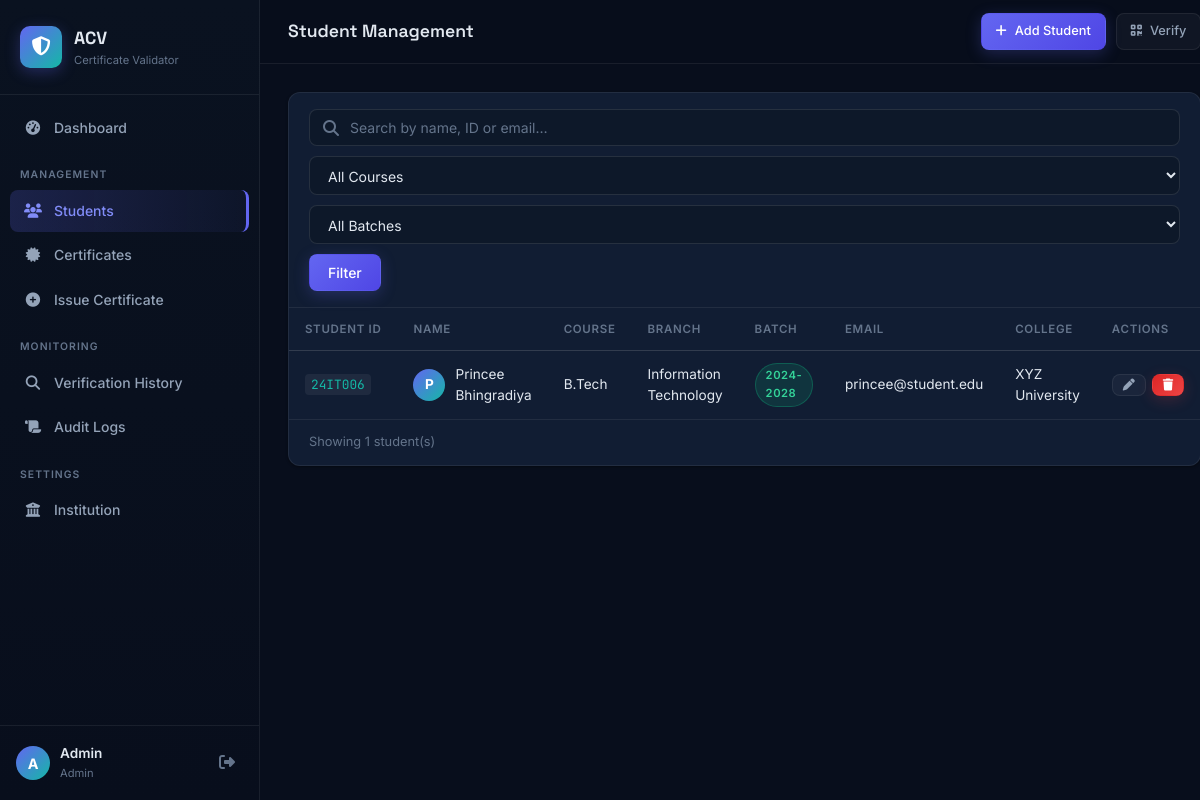
/admin/students (signed in), run on the app's committed database.
### tables this page shows
CREATE TABLE users (
            id INTEGER PRIMARY KEY AUTOINCREMENT,
            name TEXT NOT NULL,
            email TEXT UNIQUE NOT NULL,
            password_hash TEXT NOT NULL,
            role TEXT NOT NULL DEFAULT 'student',
            student_id TEXT,
            is_active INTEGER DEFAULT 1,
            created_at TIMESTAMP DEFAULT CURRENT_TIMESTAMP
        );

CREATE TABLE students (
            id INTEGER PRIMARY KEY AUTOINCREMENT,
            student_id TEXT UNIQUE NOT NULL,
            enrollment_number TEXT,
            name TEXT NOT NULL,
            email TEXT UNIQUE NOT NULL,
            phone TEXT,
            course TEXT NOT NULL,
            branch TEXT NOT NULL,
            semester TEXT,
            batch TEXT NOT NULL,
            college TEXT NOT NULL,
            admission_year INTEGER,
            graduation_year INTEGER,
            created_at TIMESTAMP DEFAULT CURRENT_TIMESTAMP
        );

### app/routes/admin.py (the view)
@admin_bp.route('/students')
@admin_required
def students():
    db = get_db(); db.row_factory = sqlite3.Row
    q = request.args.get('q', '')
    course = request.args.get('course', '')
    batch = request.args.get('batch', '')
    query = 'SELECT * FROM students WHERE 1=1'
    params = []
    if q:
        query += ' AND (name LIKE ? OR student_id LIKE ? OR email LIKE ?)'
        params += [f'%{q}%', f'%{q}%', f'%{q}%']
    if course:
        query += ' AND course = ?'; params.append(course)
    if batch:
        query += ' AND batch = ?'; params.append(batch)
    query += ' ORDER BY created_at DESC'
    students_list = db.execute(query, params).fetchall()
    courses = db.execute('SELECT DISTINCT course FROM students').fetchall()
    batches = db.execute('SELECT DISTINCT batch FROM students').fetchall()
    db.close()
    return render_template('admin/students.html',
        students=students_list, courses=courses, batches=batches,
        q=q, course=course, batch=batch)

### app/models.py (called while the page is built)
    @property
    def is_active(self):
        return bool(self._is_active)

    @staticmethod
    def get_by_id(user_id):
        db = sqlite3.connect(current_app.config['DATABASE'])
        db.row_factory = sqlite3.Row
        row = db.execute('SELECT * FROM users WHERE id = ?', (user_id,)).fetchone()
        db.close()
        if row:
            return User(row['id'], row['name'], row['email'], row['role'],
                        row['student_id'], row['is_active'])
        return None

### app/routes/admin.py (called while the page is built)
def admin_required(f):
    @wraps(f)
    @login_required
    def decorated(*args, **kwargs):
        if current_user.role != 'admin':
            abort(403)
        return f(*args, **kwargs)
    return decorated

def get_db():
    return sqlite3.connect(current_app.config['DATABASE'],
                           detect_types=sqlite3.PARSE_DECLTYPES)

### templates/admin/students.html (shortened to what this page needs)
{% extends "layout.html" %}
{% block page_title %}Student Management{% endblock %}
{% block sidebar_nav %}
<a href="{{ url_for('admin.dashboard') }}" class="nav-item">
    <i class="fa-solid fa-gauge-high"></i><span>Dashboard</span>
</a>
<div class="nav-section">MANAGEMENT</div>
<a href="{{ url_for('admin.students') }}" class="nav-item active">
    <i class="fa-solid fa-users"></i><span>Students</span>
</a>
<a href="{{ url_for('admin.certificates') }}" class="nav-item">
    <i class="fa-solid fa-certificate"></i><span>Certificates</span>
</a>
<a href="{{ url_for('admin.create_certificate') }}" class="nav-item">
    <i class="fa-solid fa-plus-circle"></i><span>Issue Certificate</span>
</a>
<div class="nav-section">MONITORING</div>
<a href="{{ url_for('admin.verification_history') }}" class="nav-item">
    <i class="fa-solid fa-magnifying-glass"></i><span>Verification History</span>
</a>
<a href="{{ url_for('admin.audit_logs') }}" class="nav-item">
    <i class="fa-solid fa-scroll"></i><span>Audit Logs</span>
</a>
<div class="nav-section">SETTINGS</div>
<a href="{{ url_for('admin.institution') }}" class="nav-item">
    <i class="fa-solid fa-building-columns"></i><span>Institution</span>
</a>
{% endblock %}
{% block topbar_actions %}
<a href="{{ url_for('admin.add_student') }}" class="btn btn-sm btn-primary">
    <i class="fa-solid fa-plus"></i> Add Student
</a>
{% endblock %}
{% block content %}
<div class="card">
    <div class="card-header">
        <form method="GET" class="search-bar">
            <div class="search-input-wrap">
                <i class="fa-solid fa-search"></i>
                <input type="text" name="q" value="{{ q }}" placeholder="Search by name, ID or email…">
            </div>
            <select name="course">
                <option value="">All Courses</option>
            </select>
            <select name="batch">
                <option value="">All Batches</option>
            </select>
            <button type="submit" class="btn btn-primary">Filter</button>
        </form>
    </div>
    <div class="table-wrapper">
        <table class="data-table">
            <thead>
                <tr>
                    <th>Student ID</th><th>Name</th><th>Course</th><th>Branch</th>
                    <th>Batch</th><th>Email</th><th>College</th><th>Actions</th>
                </tr>
            </thead>
            <tbody>
            {% for s in students %}
            <tr>
                <td><code class="cert-id">{{ s.student_id }}</code></td>
                <td>
                    <div class="student-cell">
                        <div class="student-avatar">{{ s.name[0].upper() }}</div>
                        {{ s.name }}
                    </div>
                </td>
                <td>{{ s.course }}</td>
                <td>{{ s.branch }}</td>
                <td><span class="badge badge-active">{{ s.batch }}</span></td>
                <td>{{ s.email }}</td>
                <td>{{ s.college }}</td>
                <td>
                    <div class="action-btns">
                        <a href="{{ url_for('admin.edit_student', student_id=s.student_id) }}" class="btn btn-xs btn-ghost" title="Edit">
                            <i class="fa-solid fa-pen"></i>
                        </a>
                        <form method="POST" action="{{ url_for('admin.delete_student', student_id=s.student_id) }}"
                              onsubmit="return confirm('Delete this student?')" style="display:inline">
                            <button type="submit" class="btn btn-xs btn-danger" title="Delete">
                                <i class="fa-solid fa-trash"></i>
                            </button>
                        </form>
                    </div>
                </td>
            </tr>
            {% else %}
            <tr><td colspan="8" class="empty-row">
                <i class="fa-solid fa-users-slash"></i> No students found.
                <a href="{{ url_for('admin.add_student') }}">Add one now</a>
            </td></tr>
            {% endfor %}
            </tbody>
        </table>
    </div>
    <div class="card-footer">
        Showing {{ students | length }} student(s)
    </div>
</div>
{% endblock %}

### templates/layout.html (shortened to what this page needs)
<!DOCTYPE html>
<html lang="en">
<head>
    <link rel="stylesheet" href="https://cdnjs.cloudflare.com/ajax/libs/font-awesome/6.5.0/css/all.min.css">
    <link rel="stylesheet" href="{{ url_for('static', filename='css/main.css') }}">
</head>
<body>
<div class="app-layout">
    <aside class="sidebar" id="sidebar">
        <div class="sidebar-brand">
            <div class="brand-icon"><i class="fa-solid fa-shield-halved"></i></div>
            <div class="brand-text">
                <span class="brand-name">ACV</span>
                <span class="brand-sub">Certificate Validator</span>
            </div>
        </div>
        <nav class="sidebar-nav">
            {% block sidebar_nav %}{% endblock %}
        </nav>
        <div class="sidebar-footer">
            <div class="sidebar-user">
                <div class="user-avatar">{{ current_user.name[0].upper() }}</div>
                <div class="user-info">
                    <span class="user-name">{{ current_user.name }}</span>
                    <span class="user-role">{{ current_user.role | title }}</span>
                </div>
            </div>
            <a href="{{ url_for('auth.logout') }}" class="sidebar-logout" title="Logout">
                <i class="fa-solid fa-right-from-bracket"></i>
            </a>
        </div>
    </aside>
    <div class="main-wrapper">
        <header class="topbar">
            <div class="topbar-title">
                <h1>{% block page_title %}Dashboard{% endblock %}</h1>
            </div>
            <div class="topbar-actions">
                {% block topbar_actions %}{% endblock %}
                <a href="{{ url_for('verify.verify_index') }}" class="btn btn-sm btn-ghost" target="_blank">
                    <i class="fa-solid fa-qrcode"></i> Verify
                </a>
            </div>
        </header>
        <main class="main-content">
            {% block content %}{% endblock %}
        </main>
    </div>
</div>
</body>
</html>

### data on the page
users: name "A", name "Admin", role "Admin"
students: student_id "24IT006", name "P", name "Princee Bhingradiya", course "B.Tech", branch "Information Technology", batch "2024-2028", email "princee@student.edu", college "XYZ University"

### other printed values
{{ students | length }} "1"
